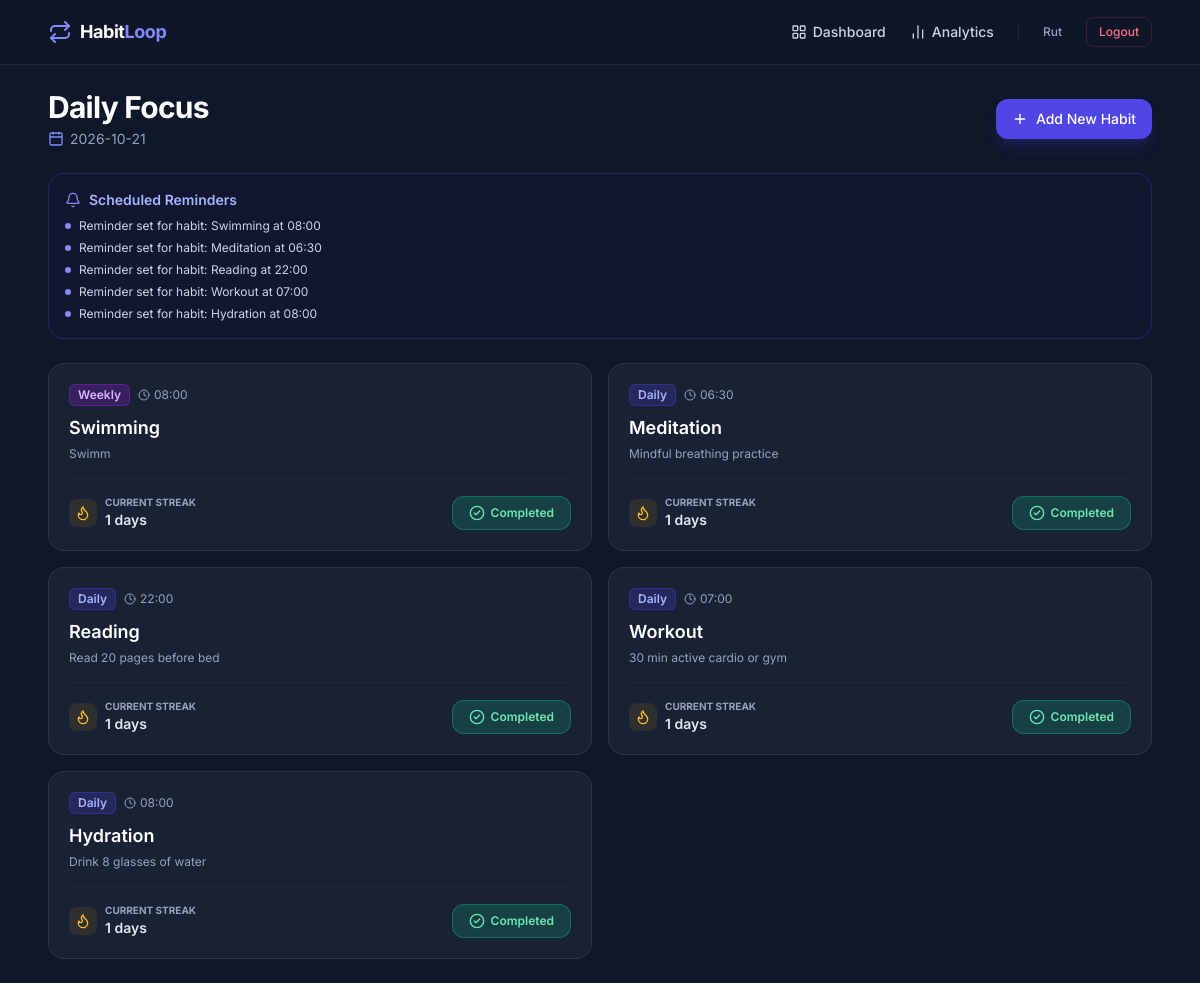
The app's page /dashboard (signed in) with its own data.
### tables this page shows
CREATE TABLE Notification (
            notification_id INTEGER PRIMARY KEY AUTOINCREMENT,
            user_id INTEGER NOT NULL,
            habit_id INTEGER,
            message TEXT NOT NULL,
            reminder_time DATETIME DEFAULT CURRENT_TIMESTAMP,
            status TEXT DEFAULT 'unread',
            FOREIGN KEY (user_id) REFERENCES User(user_id) ON DELETE CASCADE,
            FOREIGN KEY (habit_id) REFERENCES Habit(habit_id) ON DELETE SET NULL
        );

CREATE TABLE Habit (
            habit_id INTEGER PRIMARY KEY AUTOINCREMENT,
            user_id INTEGER NOT NULL,
            title TEXT NOT NULL,
            description TEXT,
            frequency TEXT DEFAULT 'Daily',
            start_date DATE NOT NULL,
            reminder_time TIME,
            created_at DATETIME DEFAULT CURRENT_TIMESTAMP,
            FOREIGN KEY (user_id) REFERENCES User(user_id) ON DELETE CASCADE
        );

### app.py (the view)
@app.route("/dashboard")
@login_required
def dashboard():
    conn = get_db()
    today_str = date.today().strftime("%Y-%m-%d")
    habits = conn.execute("""
        SELECT
            h.*,
            COALESCE(s.current_streak, 0) AS current_streak,
            COALESCE(s.longest_streak, 0) AS longest_streak,
            CASE WHEN hl.log_id IS NOT NULL THEN 1 ELSE 0 END AS completed_today
        FROM Habit h
        LEFT JOIN Streak s ON h.habit_id = s.habit_id
        LEFT JOIN HabitLog hl ON h.habit_id = hl.habit_id AND hl.completion_date = ?
        WHERE h.user_id = ?
        ORDER BY h.created_at DESC
    """, (today_str, session["user_id"])).fetchall()
    notifications = conn.execute("""
        SELECT * FROM Notification
        WHERE user_id = ? AND status = 'unread'
        ORDER BY reminder_time DESC LIMIT 5
    """, (session["user_id"],)).fetchall()
    conn.close()
    return render_template("dashboard.html", habits=habits, notifications=notifications, today=today_str)

### app.py (called while the page is built)
def get_db():
    conn = sqlite3.connect(DB_NAME)
    conn.row_factory = sqlite3.Row
    conn.execute("PRAGMA foreign_keys = ON;")
    return conn

def login_required(f):
    @wraps(f)
    def decorated_function(*args, **kwargs):
        if "user_id" not in session:
            flash("Please log in to continue.", "warning")
            return redirect(url_for("login"))
        return f(*args, **kwargs)
    return decorated_function

### templates/dashboard.html (shortened to what this page needs)
{% extends 'base.html' %}
{% block content %}
<div class="space-y-6">
    <div class="flex flex-col md:flex-row md:items-center justify-between gap-4">
        <div>
            <h1 class="text-2xl sm:text-3xl font-bold tracking-tight text-white">Daily Focus</h1>
            <p class="text-sm text-slate-400 mt-1 flex items-center gap-1.5">
                <i data-lucide="calendar" class="w-4 h-4 text-indigo-400"></i> {{ today }}
            </p>
        </div>
        <a href="{{ url_for('create_habit') }}" class="inline-flex items-center gap-2 bg-indigo-600 hover:bg-indigo-500 text-white font-medium px-4 py-2.5 rounded-xl text-sm transition shadow-lg shadow-indigo-600/20">
            <i data-lucide="plus" class="w-4 h-4"></i> Add New Habit
        </a>
    </div>
    {% if notifications %}
    <div class="glass-card rounded-2xl p-4 border border-indigo-500/20 bg-indigo-950/20">
        <div class="flex items-center gap-2 text-indigo-300 font-semibold text-sm mb-2">
            <i data-lucide="bell" class="w-4 h-4 text-indigo-400"></i>
            <span>Scheduled Reminders</span>
        </div>
        <div class="space-y-1.5">
            {% for n in notifications %}
                <p class="text-xs text-slate-300 flex items-center gap-2">
                    <span class="w-1.5 h-1.5 rounded-full bg-indigo-400"></span>
                    {{ n.message }}
                </p>
            {% endfor %}
        </div>
    </div>
    {% endif %}
    <div class="grid grid-cols-1 md:grid-cols-2 gap-4">
        {% for h in habits %}
        <div id="habit-card-{{ h.habit_id }}" class="glass-card rounded-2xl p-5 flex flex-col justify-between hover:border-slate-700 transition relative group">
            <div class="flex items-start justify-between gap-3">
                <div>
                    <div class="flex items-center gap-2">
                        <span class="text-xs font-semibold px-2 py-0.5 rounded-md
                            {% if h.frequency == 'Daily' %} bg-indigo-900/50 text-indigo-300 border border-indigo-700/50
                            {% else %} bg-purple-900/50 text-purple-300 border border-purple-700/50 {% endif %}">
                            {{ h.frequency }}
                        </span>
                        {% if h.reminder_time %}
                        <span class="text-xs text-slate-400 flex items-center gap-1">
                            <i data-lucide="clock" class="w-3 h-3"></i> {{ h.reminder_time }}
                        </span>
                        {% endif %}
                    </div>
                    <h3 class="text-lg font-semibold text-white mt-2">{{ h.title }}</h3>
                    <p class="text-xs text-slate-400 mt-1 line-clamp-2">{{ h.description or 'No extra notes provided' }}</p>
                </div>
                <form action="{{ url_for('delete_habit', habit_id=h.habit_id) }}" method="POST" onsubmit="return confirm('Delete this habit?');">
                </form>
            </div>
            <div class="pt-4 mt-4 border-t border-slate-800 flex items-center justify-between">
                <div class="flex items-center gap-2">
                    <div class="p-1.5 rounded-lg bg-amber-500/10 text-amber-400">
                        <i data-lucide="flame" class="w-4 h-4"></i>
                    </div>
                    <div>
                        <p class="text-[10px] uppercase font-bold text-slate-400">Current Streak</p>
                        <p class="text-sm font-semibold text-slate-200">
                            <span id="streak-{{ h.habit_id }}">{{ h.current_streak }}</span> days
                        </p>
                    </div>
                </div>
                <button
                    onclick="toggleHabit({{ h.habit_id }})"
                    id="btn-{{ h.habit_id }}"
                    class="px-4 py-2 rounded-xl text-xs font-semibold flex items-center gap-1.5 transition
                    {% if h.completed_today %}
                        bg-emerald-500/20 text-emerald-300 border border-emerald-500/40
                    {% else %}
                        bg-slate-800 hover:bg-slate-700 text-slate-300 border border-slate-700
                    {% endif %}">
                    <i data-lucide="{% if h.completed_today %}check-circle-2{% else %}circle{% endif %}" id="icon-{{ h.habit_id }}" class="w-4 h-4"></i>
                    <span id="label-{{ h.habit_id }}">{% if h.completed_today %}Completed{% else %}Mark Done{% endif %}</span>
                </button>
            </div>
        </div>
        {% endfor %}
    </div>
</div>
{% endblock %}

### templates/base.html (style rules this page uses)
body { font-family: 'Inter', sans-serif; background-color: #0f172a; color: #f8fafc; }
.glass-card { background: rgba(30, 41, 59, 0.7); backdrop-filter: blur(12px); border: 1px solid rgba(255, 255, 255, 0.08); }

### records on screen
Notification: message "Reminder set for habit: Swimming at 08:00"
Notification: message "Reminder set for habit: Meditation at 06:30"
Notification: message "Reminder set for habit: Reading at 22:00"
Notification: message "Reminder set for habit: Workout at 07:00"
Notification: message "Reminder set for habit: Hydration at 08:00"
Habit: frequency "Weekly", reminder_time "08:00", title "Swimming", description "Swimm", current_streak "1"
Habit: frequency "Daily", reminder_time "06:30", title "Meditation", description "Mindful breathing practice", current_streak "1"
Habit: frequency "Daily", reminder_time "22:00", title "Reading", description "Read 20 pages before bed", current_streak "1"
Habit: frequency "Daily", reminder_time "07:00", title "Workout", description "30 min active cardio or gym", current_streak "1"
Habit: frequency "Daily", reminder_time "08:00", title "Hydration", description "Drink 8 glasses of water", current_streak "1"

### other values on screen
{{ session.get('name') }} "Rut"
